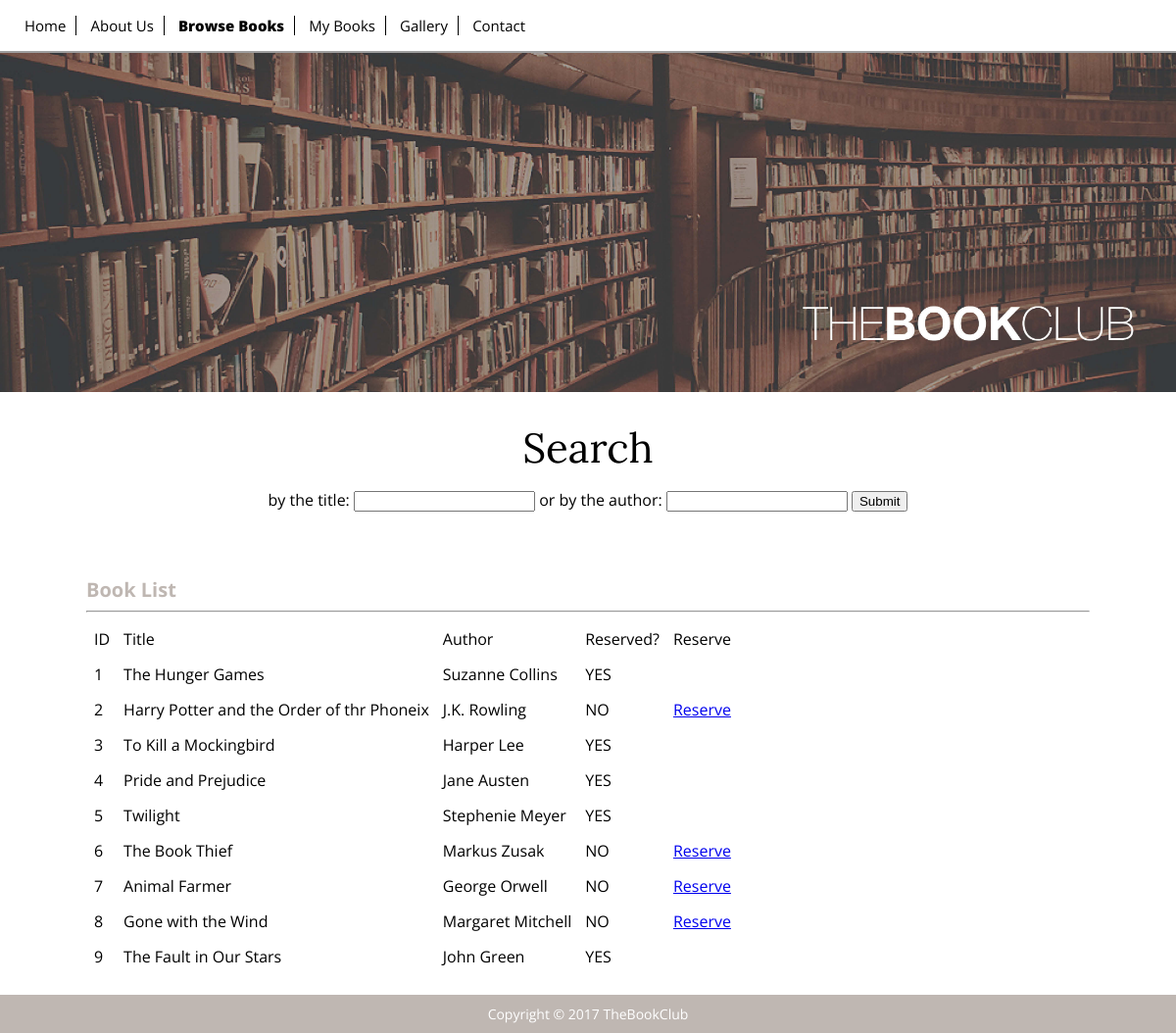
/browsebooks.php, run on the app's committed database.
### tables this page shows
CREATE TABLE `books` (
  `bookid` int(11) NOT NULL,
  `title` varchar(100) NOT NULL,
  `author` varchar(100) NOT NULL,
  `onloan` tinyint(1) NOT NULL,
  `duedate` date NOT NULL
);

### config.php (called while the page is built, shortened)
<?php
$url = $_SERVER['REQUEST_URI'];
$strings = explode('/', $url);
$current_page = end($strings);
?>

### browsebooks.php (the view, shortened to what this page needs)
<!DOCTYPE html>
<html>
	<head>
		<link rel="stylesheet" type="text/css" href="style.css">
	</head>
    <body>
        <?php
        include("config.php");
        $title = "Search books";
        include("header.php");
        ?>
        <div id="content">
            <div id="searchfield">
                <h1>Search</h1>
                <form action="browsebooks.php" method="POST">
                    by the title:
                    <input type="text" name="searchtitle">
                    or by the author:
                    <input type="text" name="searchauthor">
                    <input type="submit" value="Submit">
                    </form>
            </div> <br><br><br>
            <h2>Book List</h2>
            <hr>
            <?php
            @ $db = new mysqli($dbserver, $dbuser, $dbpass, $dbname);
            $query = " SELECT bookid, title, author, onloan, duedate FROM books";
        $stmt = $db->prepare($query);
        $stmt->bind_result($bookid, $title, $author, $onloan, $duedate);
        $stmt->execute();
        echo '<table bgcolor="#fff" cellpadding="6">';
        echo '<tr><td>ID</td> <b> <td>Title</td> <td>Author</td> <td>Reserved?</td> <td>Reserve</td> </b> </tr>';
        while ($stmt->fetch()) {
            if ($onloan == 0) {
                $onloan = 'NO';
            echo "<tr>";
            echo "<td> $bookid </td> <td> $title </td> <td> $author </td> <td> $onloan </td>";
            echo '<td><a href="reserveBook.php?bookid=' . urlencode($bookid) . '"> Reserve </a></td>';
            echo "</tr>";
            } else {
            $onloan = 'YES';
            echo "<tr>";
            echo "<td> $bookid </td> <td> $title </td> <td> $author </td> <td> $onloan </td>";
            echo "</tr>";
            }
        }
            echo "</table>";
    ?>
        </div>
        <?php include("footer.php"); ?>
    </body>
</html>

### header.php (shortened to what this page needs)
<head>
		<link rel="stylesheet" type="text/css" href="style.css">
		<?php include("config.php"); ?>
</head>
		<header>
			<div id="mainmenu">
				<ul id ="mainmenuul">
					<li><a class="<?php echo ($current_page == 'index.php' || $current_page == '') ? 'active' : NULL ?>" href="index.php">Home</a></li>
			 		<li><a class="<?php echo ($current_page == 'aboutus.php') ? 'active' : NULL ?>" href="aboutus.php">About Us</a></li>
					<li><a class="<?php echo ($current_page == 'browsebooks.php') ? 'active' : NULL ?>" href="browsebooks.php">Browse Books</a></li>
					<li><a class="<?php echo ($current_page == 'mybooks.php' ) ? 'active' : NULL ?>" href="mybooks.php">My Books</a></li>
					<li><a class="<?php echo ($current_page == 'gallery.php')? 'active': NULL ?>" href="gallery.php">Gallery</a></li>
					<li><a class="<?php echo ($current_page == 'contact.php') ? 'active' : NULL ?>" href="contact.php">Contact</a></li>
				</ul>
			</div>
		</header>

### footer.php
<footer>
	<p>Copyright © 2017 TheBookClub</p>
</footer>

### style.css (style rules this page uses)
body { margin: 0 auto; padding: 0; font-family: 'Open Sans', sans-serif; }
header { width: 100%; height: 400px; background-size:cover; background-image: url("content/headerimage.jpg"); }
#mainmenuul { list-style-type: none; margin: 0 0 3px 0; padding: 15px 10px; background-color: #fff; text-align: left; border-bottom: solid; border-width: 2px; border-color: #9E9E9E; position: fixed; overflow: hidden; width: 100%; }
#mainmenu li { display: inline; }
#mainmenu li a { margin: 0; padding: 0 10px 0 10px; text-decoration: none; color: #000; font-size: 15px; border-right: solid 1px; }
#mainmenu li:last-child a { border: none; }
#mainmenu li:first-child a { padding: 0 10px 0 15px; }
.active { font-weight: 800; }
#content { width: 1024px; display: block; margin-left: auto; margin-right: auto; overflow: hidden; }
#searchfield { text-align: center; }
footer { color: #fff; text-align: center; background-color: #BFB7B2; padding: 10px; margin-top: 20px; }
h1 { font-family: 'Lora'; font-size: 42px; font-weight: 400; margin: 30px 0 15px 0; padding: 0; }
h2 { margin: 0; padding: 0; font-family: 'Open Sans'; font-size: 20px; color: #BFB7B2; text-align: left; }
p { font-size: 14px; margin: 0; padding: 0; }

### data on the page
books: bookid "1", title "The Hunger Games", author "Suzanne Collins", onloan "YES"
books: bookid "2", title "Harry Potter and the Order of thr Phoneix", author "J.K. Rowling", onloan "NO"
books: bookid "3", title "To Kill a Mockingbird", author "Harper Lee", onloan "YES"
books: bookid "4", title "Pride and Prejudice", author "Jane Austen", onloan "YES"
books: bookid "5", title "Twilight", author "Stephenie Meyer", onloan "YES"
books: bookid "6", title "The Book Thief", author "Markus Zusak", onloan "NO"
books: bookid "7", title "Animal Farmer", author "George Orwell", onloan "NO"
books: bookid "8", title "Gone with the Wind", author "Margaret Mitchell", onloan "NO"
books: bookid "9", title "The Fault in Our Stars", author "John Green", onloan "YES"
